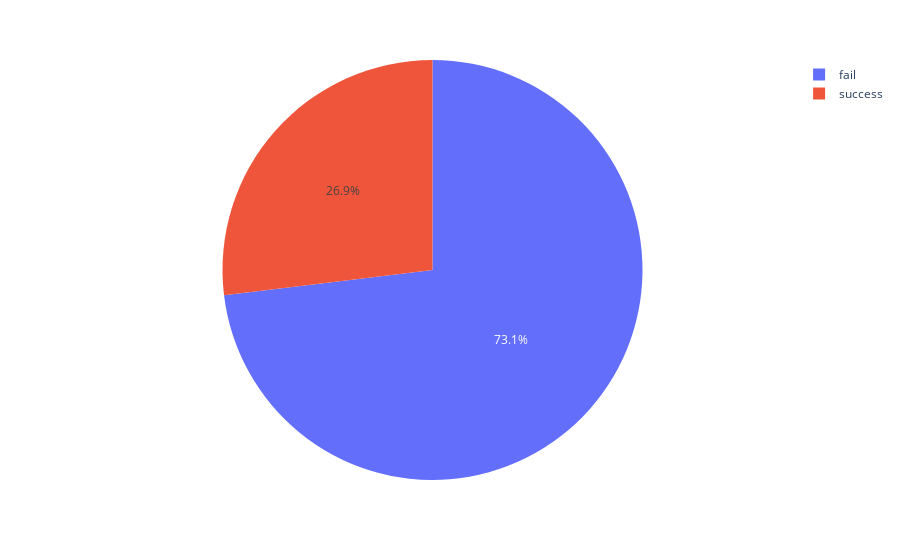

Notebook cell for this chart:
### Code cell
import matplotlib.pyplot as plt
# class_mapping = {0: 'fail', 1: 'success'}
# df['class_name'] = df['class'].map(class_mapping)
selected_site='CCAFS LC-40'
# selected_df=df[df['Launch Site'] ==selected_site]

import plotly.express as px
selected_df=df[df['Launch Site'] ==selected_site]['class'].value_counts().reset_index()
class_mapping = {0: 'fail', 1: 'success'}
selected_df['outcome']=selected_df['class'].map(class_mapping)
px.pie(selected_df,values='count',names='outcome')


# plt.pie(selected_site['class'].values, autopct='%.0f%%')

# plt.show()

### Figure 1 — Plotly figure (JSON) as saved in the notebook; plotly's stock layout.template omitted (floating-point values rounded to 4 significant figures)
{"data": [{"domain": {"x": [0, 1], "y": [0, 1]}, "hovertemplate": "outcome=%{label}<br>count=%{value}<extra></extra>", "labels": ["fail", "success"], "legendgroup": "", "name": "", "showlegend": true, "type": "pie", "values": [19, 7]}], "layout": {"legend": {"tracegroupgap": 0}, "margin": {"t": 60}}}
